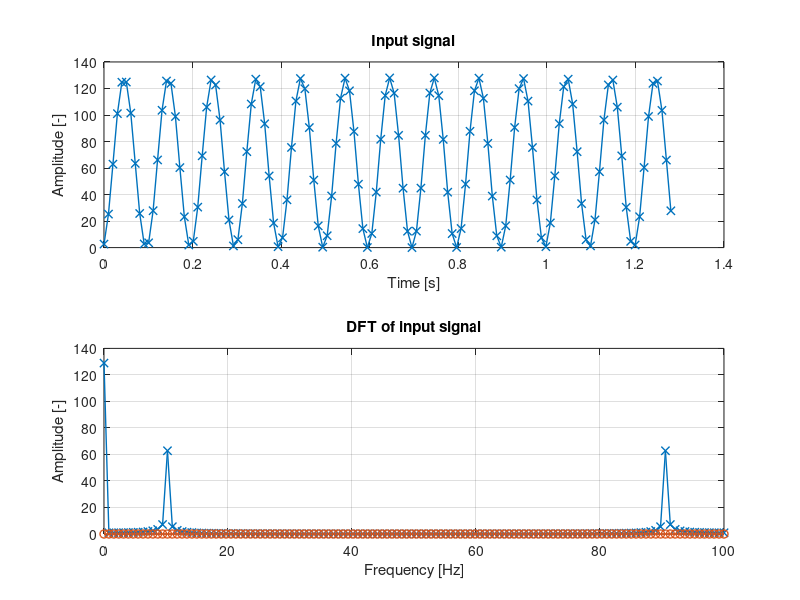

This chart was generated by the following MATLAB code:

%% Clear everthing
clear all;

%% Parameters
N = 128;
Fs = 100;

%% Time vector
t = linspace(0, N/Fs, N);

%% Create signal
s  = 64+64*sin(2*pi*10*t+5);

%% DFT
S = [];
for k=0:(N-1)
  S_tmp = 0;
  for n=0:(N-1)
    S_tmp = S_tmp + s(n+1)*exp((-i*2*pi*n*k)/N);
  end
  S = [S S_tmp];
end

%% Recalcualate values
S = abs(S);
S = S/N*2;

%% Calcualte frequencx vector
%F = 0:127;
F = linspace(0, Fs, N);

%% Plot
% Signal
subplot(2, 1, 1);
plot(t, s, 'linewidth', 1, '-x');
grid on;
title('Input signal');
xlabel('Time [s]');
ylabel('Amplitude [-]');
% DFT
subplot(2, 1, 2);
plot(F, real(S), 'linewidth', 1, '-x');
hold on;
plot(F, imag(S), 'linewidth', 1, '-o');
hold off;
grid on;
title('DFT of input signal');
xlabel('Frequency [Hz]');
ylabel('Amplitude [-]');